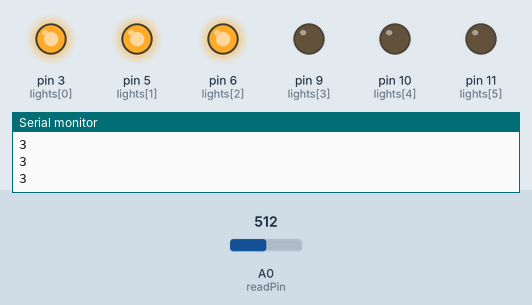
Recording of a sketch running on a simulated Arduino Uno, built with avr-gcc and run on an emulated ATmega328P. Shown: output pins drawn as LEDs (lit = HIGH), the last lines printed to the serial monitor. The test bench sets the inputs (shaded band); at power-on: A0 (readPin) = 512.

Above: at 1.3 s.
1.4 s: A0 (readPin) set to 566
2.9 s: A0 (readPin) set to 601
At 3.5 s:
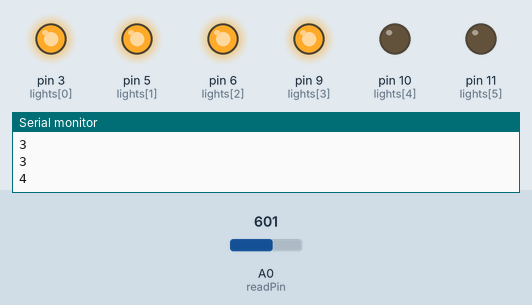
4.5 s: A0 (readPin) set to 306
At 5.7 s:
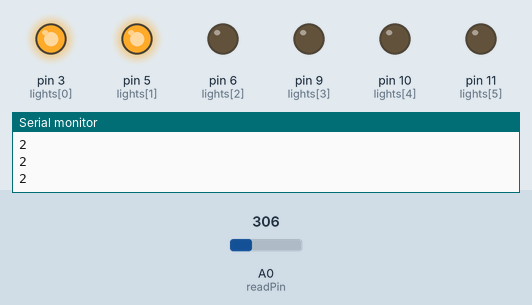
6.0 s: A0 (readPin) set to 277
At 7.0 s:
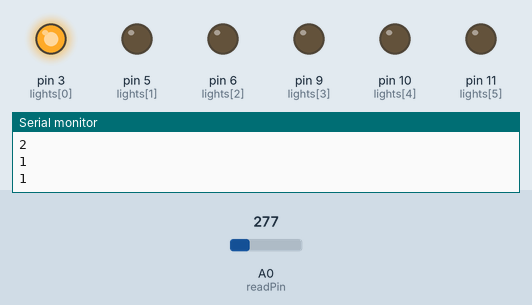
7.5 s: A0 (readPin) set to 159
9.0 s: A0 (readPin) set to 133
At 9.4 s:
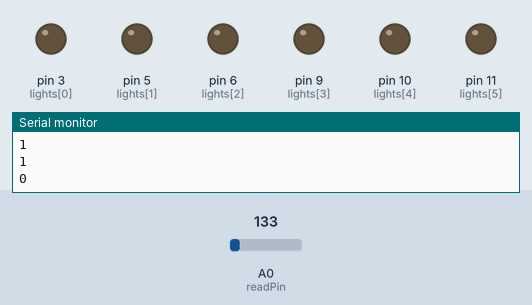
Timing chart, 0 to 11.5 s (numbered marks = the images above; inputs shaded):
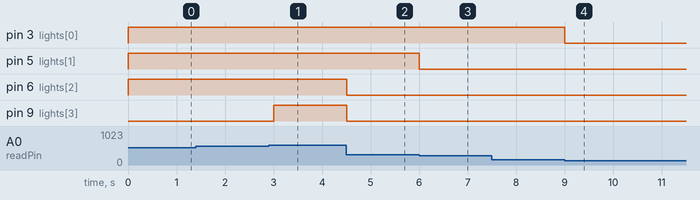

Measured:
- the behaviour switches between 584 and 585 on A0 (readPin) (found by bisection; images 0 and 1)
- the behaviour switches between 293 and 292 on A0 (readPin) (found by bisection; images 2 and 3)
- the behaviour switches between 147 and 146 on A0 (readPin) (found by bisection; images 3 and 4)
- after the input at 2.9 s, pin 9 (lights[3]): LOW → HIGH after 0.10 s
- after the input at 4.5 s, pin 6 (lights[2]), pin 9 (lights[3]): HIGH → LOW at once
- after the input at 6.0 s, pin 5 (lights[1]): HIGH → LOW at once
- after the input at 9.0 s, pin 3 (lights[0]): HIGH → LOW at once

The sketch:

000-potentiometer-to-leds.ino
```cpp
int lights[6]= {3, 5, 6, 9, 10, 11};
int readPin = A0;

void setup() {
  Serial.begin(9600);
  for (int i = 0; i < 6; i++) {
    pinMode(lights[i], OUTPUT);
   }
}

void lightup(int num) {
  for (int i = 0; i < 6; i++) {
     digitalWrite(lights[i], LOW);
   }
  for (int i = 0; i < num; i++) {
    digitalWrite(lights[i], HIGH);
  }

}

void loop() {
  int value = analogRead(readPin);
//  Serial.println(value);
  value = map(value, 0, 1023, 0, 7);
  Serial.println(value);
  lightup(value);
  delay(500);
}
```
